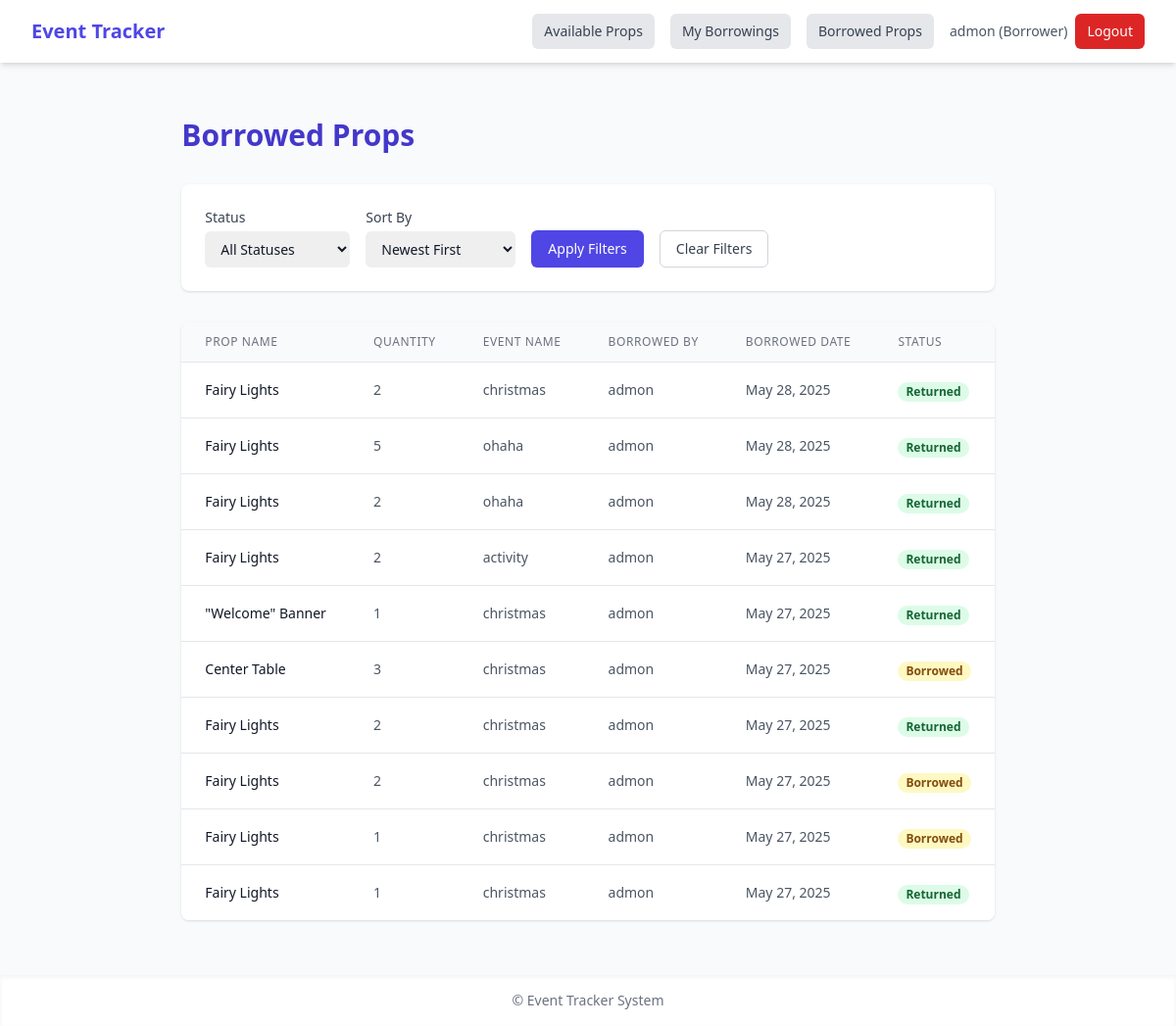
Page /borrowed-props/ (signed in) on the committed database.
### inventory/models.py (models this page shows, shortened)
class UserProfile(models.Model):
    ROLE_CHOICES = [
        ('admin', 'Admin'),
        ('borrower', 'Borrower'),
    ]
    user = models.OneToOneField(User, on_delete=models.CASCADE, related_name='profile')
    role = models.CharField(max_length=10, choices=ROLE_CHOICES, default='borrower')
    phone = models.CharField(max_length=20, blank=True, null=True)
    @property
    def is_admin(self):
        return self.role == 'admin'
    @property
    def is_borrower(self):
        return self.role == 'borrower'

class PropUse(models.Model):
    RETURN_STATUS_CHOICES = [
        ('borrowed', 'Borrowed'),
        ('returned', 'Returned'),
        ('damaged', 'Damaged'),
        ('missing', 'Missing'),
    ]
    prop = models.ForeignKey(Prop, on_delete=models.CASCADE)
    quantity = models.PositiveIntegerField()
    timestamp = models.DateTimeField(auto_now_add=True)
    used_by_name = models.CharField(max_length=255)
    used_by = models.ForeignKey(User, on_delete=models.SET_NULL, null=True, blank=True)
    borrower = models.ForeignKey(Borrower, on_delete=models.SET_NULL, null=True, blank=True)
    used_at = models.DateTimeField(auto_now_add=True)
    event_name = models.CharField(max_length=100, null=True, blank=True)
    return_status = models.CharField(max_length=10, choices=RETURN_STATUS_CHOICES, default='borrowed')
    return_date = models.DateTimeField(null=True, blank=True)
    return_notes = models.TextField(blank=True, null=True)

class Prop(models.Model):
    CATEGORY_CHOICES = [
        ('Lights', 'Lights'),
        ('Tables', 'Tables'),
        ('Banners', 'Banners'),
        ('Costumes', 'Costumes'),
        ('Others', 'Others'),
    ]
    CONDITION_CHOICES = [
        ('Good', 'Good'),
        ('Fair', 'Fair'),
        ('Damaged', 'Damaged'),
    ]
    name = models.CharField(max_length=100)
    category = models.CharField(max_length=20, choices=CATEGORY_CHOICES)
    quantity = models.PositiveIntegerField()
    condition = models.CharField(max_length=10, choices=[('Good', 'Good'), ('Fair', 'Fair'), ('Damaged', 'Damaged')])
    storage_location = models.CharField(max_length=100)
    image = models.ImageField(upload_to='prop_images/', blank=True, null=True)

### inventory/views.py (the view)
# urls.py: path('borrowed-props/', borrowed_props_list, name='borrowed_props_list'),
@login_required
def borrowed_props_list(request):
    if request.user.profile.is_borrower:
        queryset = PropUse.objects.filter(used_by=request.user)
    else:
        queryset = PropUse.objects.all()
    status = request.GET.get('status')
    if status:
        queryset = queryset.filter(return_status=status)
    sort = request.GET.get('sort', '-used_at')  # Default to newest first
    if sort:
        queryset = queryset.order_by(sort)
    queryset = queryset.select_related('prop', 'used_by')
    return render(request, 'inventory/borrowed_props_list.html', {
        'borrowed_props': queryset,
        'current_filters': {
            'status': status,
            'sort': sort,
        }
    })

### inventory/templates/inventory/borrowed_props_list.html (shortened to what this page needs)
{% extends 'inventory/base.html' %}
{% block content %}
<div class="container mx-auto px-4 py-8">
    <h1 class="text-3xl font-bold text-indigo-700 mb-8">Borrowed Props</h1>
    <div class="bg-white rounded-lg shadow mb-8">
        <div class="p-6">
            <form method="get" class="flex flex-wrap gap-4 items-end">
                <div>
                    <label for="status" class="block text-sm font-medium text-gray-700 mb-1">Status</label>
                    <select name="status" id="status" class="mt-1 block w-full pl-3 pr-10 py-2 text-base border-gray-300 focus:outline-none focus:ring-indigo-500 focus:border-indigo-500 sm:text-sm rounded-md">
                        <option value="">All Statuses</option>
                    </select>
                </div>
                <div>
                    <label for="sort" class="block text-sm font-medium text-gray-700 mb-1">Sort By</label>
                    <select name="sort" id="sort" class="mt-1 block w-full pl-3 pr-10 py-2 text-base border-gray-300 focus:outline-none focus:ring-indigo-500 focus:border-indigo-500 sm:text-sm rounded-md">
                        <option value="-used_at" {% if current_filters.sort == '-used_at' %}selected{% endif %}>Newest First</option>
                    </select>
                </div>
                <div>
                    <button type="submit" class="inline-flex items-center px-4 py-2 border border-transparent text-sm font-medium rounded-md shadow-sm text-white bg-indigo-600 hover:bg-indigo-700 focus:outline-none focus:ring-2 focus:ring-offset-2 focus:ring-indigo-500">
                        Apply Filters
                    </button>
                </div>
                {% if current_filters.status or current_filters.sort %}
                <div>
                    <a href="{% url 'borrowed_props_list' %}" class="inline-flex items-center px-4 py-2 border border-gray-300 text-sm font-medium rounded-md text-gray-700 bg-white hover:bg-gray-50 focus:outline-none focus:ring-2 focus:ring-offset-2 focus:ring-indigo-500">
                        Clear Filters
                    </a>
                </div>
                {% endif %}
            </form>
        </div>
    </div>
    <div class="bg-white rounded-lg shadow overflow-hidden">
        <div class="overflow-x-auto">
            <table class="min-w-full divide-y divide-gray-200">
                <thead class="bg-gray-50">
                    <tr>
                        <th class="px-6 py-3 text-left text-xs font-medium text-gray-500 uppercase tracking-wider">Prop Name</th>
                        <th class="px-6 py-3 text-left text-xs font-medium text-gray-500 uppercase tracking-wider">Quantity</th>
                        <th class="px-6 py-3 text-left text-xs font-medium text-gray-500 uppercase tracking-wider">Event Name</th>
                        <th class="px-6 py-3 text-left text-xs font-medium text-gray-500 uppercase tracking-wider">Borrowed By</th>
                        <th class="px-6 py-3 text-left text-xs font-medium text-gray-500 uppercase tracking-wider">Borrowed Date</th>
                        <th class="px-6 py-3 text-left text-xs font-medium text-gray-500 uppercase tracking-wider">Status</th>
                    </tr>
                </thead>
                <tbody class="bg-white divide-y divide-gray-200">
                    {% for prop_use in borrowed_props %}
                    <tr>
                        <td class="px-6 py-4 whitespace-nowrap text-sm text-gray-900">{{ prop_use.prop.name }}</td>
                        <td class="px-6 py-4 whitespace-nowrap text-sm text-gray-600">{{ prop_use.quantity }}</td>
                        <td class="px-6 py-4 whitespace-nowrap text-sm text-gray-600">{{ prop_use.event_name }}</td>
                        <td class="px-6 py-4 whitespace-nowrap text-sm text-gray-600">{{ prop_use.used_by_name }}</td>
                        <td class="px-6 py-4 whitespace-nowrap text-sm text-gray-600">{{ prop_use.used_at|date:"M d, Y" }}</td>
                        <td class="px-6 py-4 whitespace-nowrap">
                            <span class="px-2 inline-flex text-xs leading-5 font-semibold rounded-full
                                {% if prop_use.return_status == 'borrowed' %}
                                    bg-yellow-100 text-yellow-800
                                {% elif prop_use.return_status == 'returned' %}
                                    bg-green-100 text-green-800
                                {% elif prop_use.return_status == 'damaged' %}
                                    bg-red-100 text-red-800
                                {% else %}
                                    bg-gray-100 text-gray-800
                                {% endif %}">
                                {{ prop_use.get_return_status_display }}
                            </span>
                        </td>
                    </tr>
                    {% empty %}
                    <tr>
                        <td colspan="{% if user.profile.is_admin %}7{% else %}6{% endif %}" class="px-6 py-4 text-center text-sm text-gray-500">
                            No borrowed props found.
                        </td>
                    </tr>
                    {% endfor %}
                </tbody>
            </table>
        </div>
    </div>
</div>
{% endblock %}

### inventory/templates/inventory/base.html (shortened to what this page needs)
<!DOCTYPE html>
<html lang="en" class="scroll-smooth">
<head>
    <script src="https://cdn.tailwindcss.com"></script>
</head>
<body class="bg-gray-50 text-gray-900 min-h-screen flex flex-col">
    <nav class="bg-white shadow-md">
        <div class="max-w-7xl mx-auto px-4 sm:px-6 lg:px-8">
            <div class="flex justify-between h-16 items-center">
                <div>
                    <a href="{% url 'home' %}" class="text-xl font-bold text-indigo-600 hover:text-indigo-700">
                        Event Tracker
                    </a>
                </div>
                {% if user.is_authenticated %}
                <div class="flex items-center space-x-4">
                    {% if user.profile.is_admin %}
                    <a href="{% url 'dashboard' %}" class="inline-block px-3 py-2 rounded-md text-sm font-medium bg-indigo-600 text-white hover:bg-indigo-700 transition">
                        Dashboard
                    </a>
                    <a href="{% url 'prop_list' %}" class="inline-block px-3 py-2 rounded-md text-sm font-medium bg-gray-200 text-gray-700 hover:bg-gray-300 transition">
                        Props
                    </a>
                    <a href="{% url 'borrower_list' %}" class="inline-block px-3 py-2 rounded-md text-sm font-medium bg-gray-200 text-gray-700 hover:bg-gray-300 transition">
                        Borrowers
                    </a>
                    {% else %}
                    <a href="{% url 'prop_list' %}" class="inline-block px-3 py-2 rounded-md text-sm font-medium bg-gray-200 text-gray-700 hover:bg-gray-300 transition">
                        Available Props
                    </a>
                    <a href="{% url 'my_borrowings' %}" class="inline-block px-3 py-2 rounded-md text-sm font-medium bg-gray-200 text-gray-700 hover:bg-gray-300 transition">
                        My Borrowings
                    </a>
                    {% endif %}
                    <a href="{% url 'borrowed_props_list' %}" class="inline-block px-3 py-2 rounded-md text-sm font-medium bg-gray-200 text-gray-700 hover:bg-gray-300 transition">
                        Borrowed Props
                    </a>
                    <div class="flex items-center space-x-2">
                        <span class="text-sm text-gray-600">
                            {{ user.username }} ({{ user.profile.get_role_display }})
                        </span>
                        <a href="{% url 'logout' %}" class="inline-block px-3 py-2 rounded-md text-sm font-medium bg-red-600 text-white hover:bg-red-700 transition">
                            Logout
                        </a>
                    </div>
                </div>
                {% endif %}
            </div>
        </div>
    </nav>
    <main class="flex-grow max-w-7xl mx-auto p-6">
        {% block content %}
        {% endblock %}
    </main>
    <footer class="bg-white shadow-inner text-center text-gray-500 text-sm py-4">
        &copy; {{ now|date:"Y" }} Event Tracker System
    </footer>
</body>
</html>

### rows in the picture
PropUse: prop.name "Fairy Lights", quantity "2", event_name "christmas", used_by_name "admon", used_at "May 28, 2025", return_status "Returned"
PropUse: prop.name "Fairy Lights", quantity "5", event_name "ohaha", used_by_name "admon", used_at "May 28, 2025", return_status "Returned"
PropUse: prop.name "Fairy Lights", quantity "2", event_name "ohaha", used_by_name "admon", used_at "May 28, 2025", return_status "Returned"
PropUse: prop.name "Fairy Lights", quantity "2", event_name "activity", used_by_name "admon", used_at "May 27, 2025", return_status "Returned"
PropUse: prop.name "\"Welcome\" Banner", quantity "1", event_name "christmas", used_by_name "admon", used_at "May 27, 2025", return_status "Returned"
PropUse: prop.name "Center Table", quantity "3", event_name "christmas", used_by_name "admon", used_at "May 27, 2025", return_status "Borrowed"
PropUse: prop.name "Fairy Lights", quantity "2", event_name "christmas", used_by_name "admon", used_at "May 27, 2025", return_status "Returned"
PropUse: prop.name "Fairy Lights", quantity "2", event_name "christmas", used_by_name "admon", used_at "May 27, 2025", return_status "Borrowed"
PropUse: prop.name "Fairy Lights", quantity "1", event_name "christmas", used_by_name "admon", used_at "May 27, 2025", return_status "Borrowed"
PropUse: prop.name "Fairy Lights", quantity "1", event_name "christmas", used_by_name "admon", used_at "May 27, 2025", return_status "Returned"

### other values in the picture
{{ user.username }} "admon"
{{ user.profile.get_role_display }} "Borrower"
